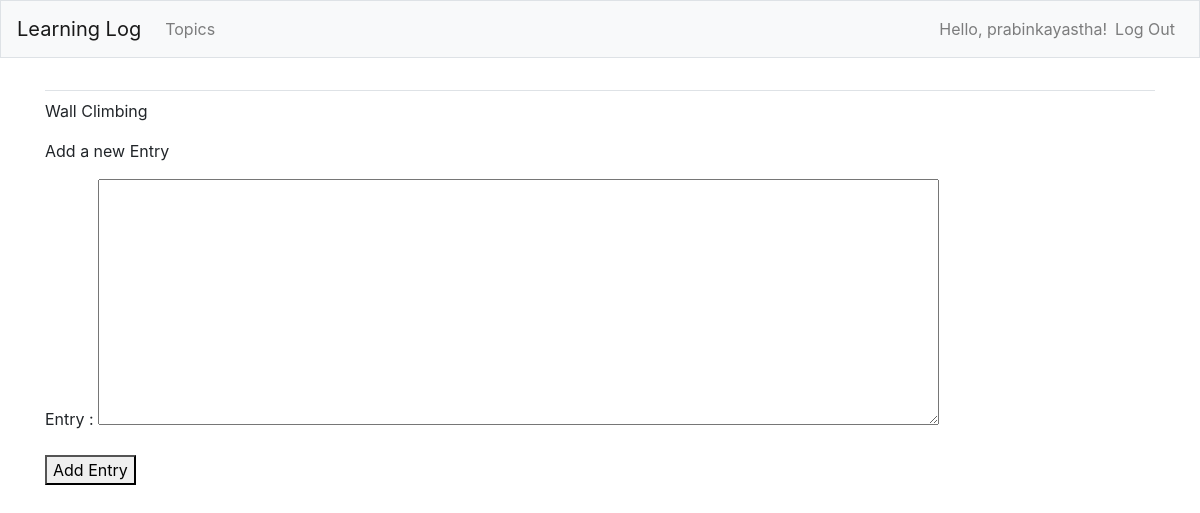
Page /new_entry/2 (signed in) on the earlier database version.
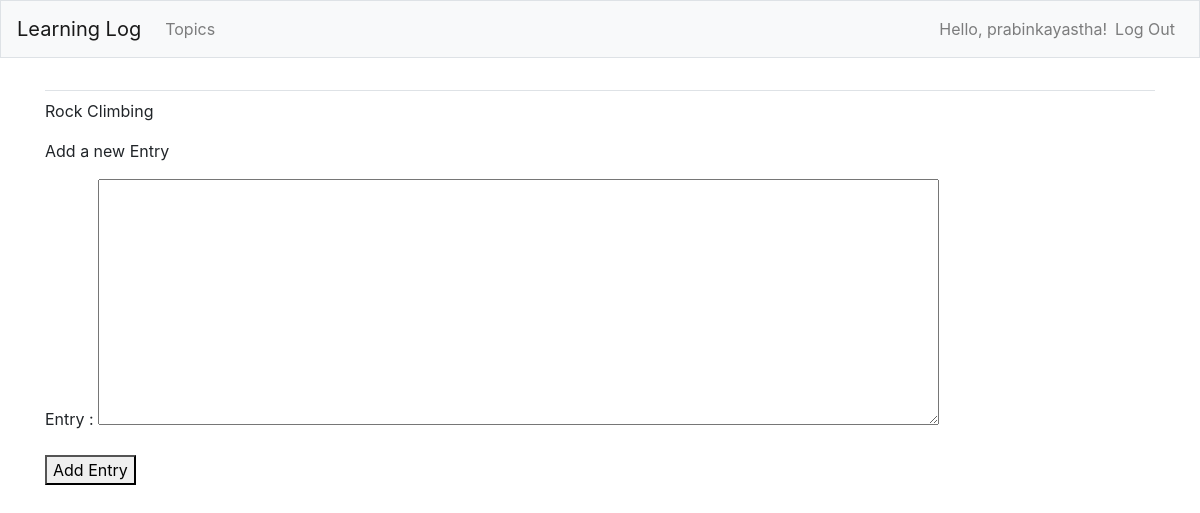
Same page on the later database version.
### learning_logs/models.py (models this page shows)
class Topic(models.Model):
    text = models.CharField(max_length=200)
    date_added = models.DateTimeField(auto_now_add=True)
    owner = models.ForeignKey(User, on_delete=models.CASCADE)
    def __str__(self):
        return self.text

### learning_logs/views.py (the view, shortened to what this page needs)
# urls.py: path('new_entry/<int:topic_id>', views.new_entry, name='new_entry'),
@login_required
def new_entry(request, topic_id):
    topic = Topic.objects.get(id=topic_id)
    if request.method != 'POST':
        form = EntryForm()
    context = {'topic':topic, 'form':form}
    return render(request, 'learning_logs/new_entry.html', context)

### learning_logs/forms.py
class EntryForm(forms.ModelForm):
    class Meta:
        model = Entry
        fields = ['text']
        labels = {'text' : 'Entry :'}
        widgets = {'text' : forms.Textarea(attrs={'cols' : 80})}

### learning_logs/templates/learning_logs/new_entry.html (shortened to what this page needs)
{% extends 'learning_logs/base.html' %}
{% block content %}
<p><a href="{% url 'learning_logs:topic' topic.id %}" ></a>{{ topic}}</p>
<p>Add a new Entry</p>
<form action = "{% url 'learning_logs:new_entry' topic.id%}" method = 'post'>
    {{form.as_p}}
    <button name='submit'>Add Entry</button>
</form>
{% endblock content %}

Differences in the rows shown:
changed Topic: text "Wall Climbing" → "Rock Climbing"
